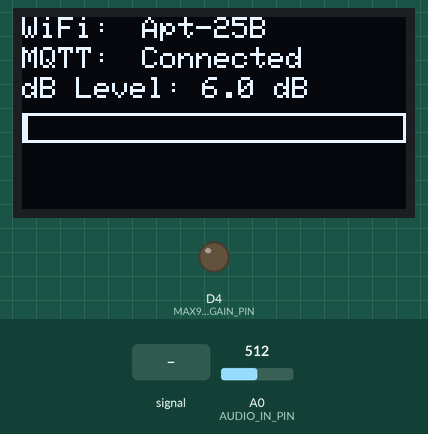
Bench run of a sketch on a simulated Arduino MKR. Parts: 128×64 one-colour display, output pins drawn as LEDs (lit = HIGH). The test bench sets the inputs (shaded band); at power-on: A0 (AUDIO_IN_PIN) = 512 (analog values on the 0–1023 scale). WiFi joins after 1.5 s; servers stay silent unless stated; no MQTT or app messages arrive unless stated; what the sketch prints to the serial monitor is not drawn.

Above: at 5.5 s.
5.6 s: A0 (AUDIO_IN_PIN) fed a 200 Hz sine of ±255 counts around its level
At 7.5 s:
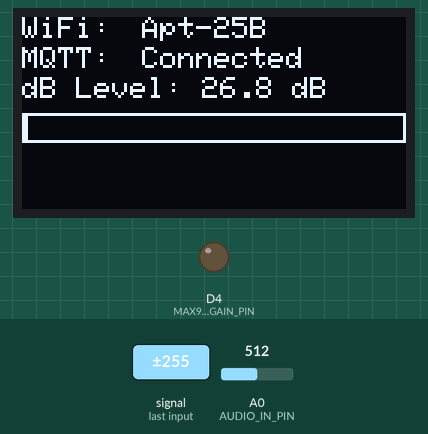
8.6 s: A0 (AUDIO_IN_PIN) fed a 50 Hz sine of ±306 counts around its level
At 9.9 s:
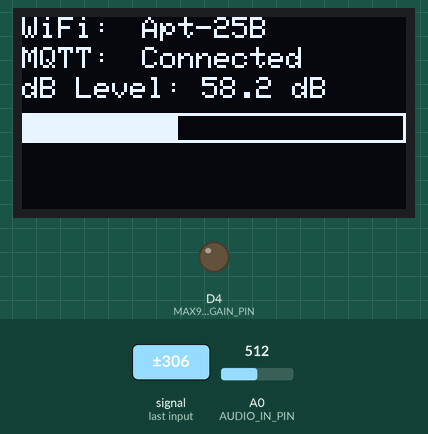
11.6 s: A0 (AUDIO_IN_PIN) set to 716
At 13.0 s:
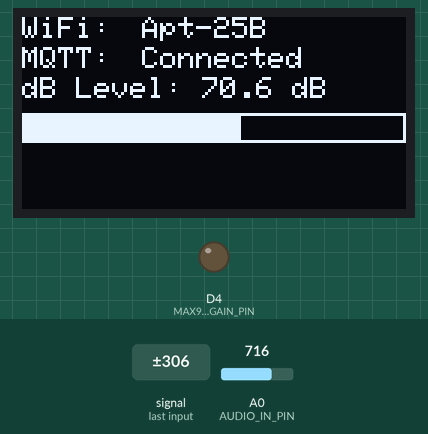
14.6 s: A0 (AUDIO_IN_PIN) fed a 1000 Hz sine of ±255 counts around its level
At 16.2 s:
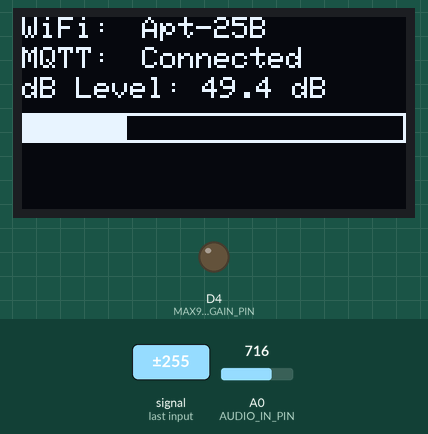
17.6 s: A0 (AUDIO_IN_PIN) fed a 50 Hz sine of ±306 counts around its level
At 19.3 s:
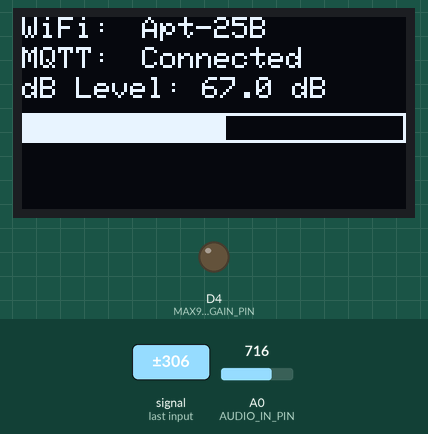
Timing chart, 0 to 20.8 s (numbered marks = the images above; inputs shaded):
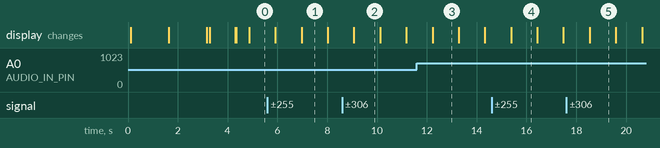

The sketch:

sketch_feb23a.ino
```cpp
#include <WiFiNINA.h>
#include <ArduinoMqttClient.h>
#include <ArduinoJson.h>
#include "arduinoFFT.h"
#include "arduino_secrets.h"
#include <Wire.h>
#include <Adafruit_GFX.h>
#include <Adafruit_SSD1306.h>

// OLED Display settings
#define SCREEN_WIDTH 128
#define SCREEN_HEIGHT 64
#define OLED_RESET -1  // Reset pin # (or -1 if sharing Arduino reset)
#define SCREEN_ADDRESS 0x3C  // Typically 0x3C for 128x64
Adafruit_SSD1306 display(SCREEN_WIDTH, SCREEN_HEIGHT, &Wire, OLED_RESET);

const int AUDIO_IN_PIN = A0;
const int MAX9814_GAIN_PIN = 4;
const float VCC = 3.3;
const int ADC_MAX_VALUE = 1024;

const int SAMPLE_WINDOW = 50;

const int MA_SIZE = 5;
float noiseReadings[MA_SIZE];
int readingIndex = 0;

// wifi连接设置
const int CONNECTION_TIMEOUT = 10000; // 15秒

// 定义多个WiFi网络的凭据数组
struct WifiCredentials {
    const char* ssid;
    const char* password;
};

WifiCredentials wifiNetworks[NUM_WIFI_NETWORKS];

// 活跃网络索引（当前连接的网络）
int activeNetworkIndex = -1;

// mqtt
const char broker[] = "joesdevices.cloud.shiftr.io";
const int mqtt_port = 1883;
const char mqtt_username[] = "joesdevices";
const char mqtt_password[] = "NAjOK6Eni6E9mcu3";
const char clientId[] = "joes_sound_analyzer";
const char* NOISE_LEVEL_TOPIC = "noise/level";
const char* FREQ_RESPONSE_TOPIC = "audio/frequency_response";

// fft
const uint16_t samples = 128;
const double samplingFrequency = 20000;
const unsigned int sampling_period_us = round(1000000 * (1.0 / samplingFrequency));
double vReal[samples];
double vImag[samples];
ArduinoFFT<double> FFT = ArduinoFFT<double>(vReal, vImag, samples, samplingFrequency);

// number of frequency bins
const int freqBins = samples / 2;

// Display update interval
const unsigned long displayUpdateInterval = 500; // 500ms
unsigned long lastDisplayUpdate = 0;

// clients
WiFiClient wifiClient;
MqttClient mqttClient(wifiClient);

unsigned long lastSendTime = 0;
const int sendInterval = 1000; // every 1 second

// WiFi监控间隔
const unsigned long wifiCheckInterval = 30000; // 30秒检查一次WiFi状态
unsigned long lastWifiCheck = 0;

// Variables to store status for display
bool wifiConnected = false;
bool mqttConnected = false;
float currentNoiseLevel = 0;
int deviceStatus = 0; // 0: initializing, 1: connected, 2: error

void setup() {
    Serial.begin(115200);

    // Initialize OLED display
    if(!display.begin(SSD1306_SWITCHCAPVCC, SCREEN_ADDRESS)) {
        Serial.println(F("SSD1306 allocation failed"));
        for(;;); // Don't proceed, loop forever
    }

    // Initial display setup
    display.clearDisplay();
    display.setTextSize(1);
    display.setTextColor(SSD1306_WHITE);
    display.setCursor(0, 0);
    display.println(F("Initializing..."));
    display.display();

    while (!Serial && millis() < 5000);
    Serial.println("Initializing sensor...");
    setupMAX9814();

    // 初始化WiFi凭据
    setupWifiCredentials();

    // 尝试连接到WiFi
    updateDisplayStatus("Scanning WiFi...");
    initializeWiFi();

    int retryCount = 0;
    const int maxRetries = 3;

    updateDisplayStatus("Connecting to MQTT...");
    while (retryCount < maxRetries) {
        if (initializeMQTT()) {
            break;
        }
        retryCount++;
        Serial.print("Retry attempt ");
        Serial.print(retryCount);
        Serial.println(" of 3");

        String retryMsg = "MQTT Retry " + String(retryCount) + "/3";
        updateDisplayStatus(retryMsg);

        delay(5000);
    }

    for (int i = 0; i < MA_SIZE; i++) {
        noiseReadings[i] = 0;
    }

    deviceStatus = 1; // Connected
    updateDisplayStatus("Setup complete!");
    delay(1000);

    // Draw the initial UI layout
    drawDisplayUI();

    Serial.println("Setup complete!");
}

void setupWifiCredentials() {
    // 从arduino_secrets.h文件中加载WiFi凭据
    wifiNetworks[0].ssid = SECRET_SSID1;
    wifiNetworks[0].password = SECRET_PASS1;

    wifiNetworks[1].ssid = SECRET_SSID2;
    wifiNetworks[1].password = SECRET_PASS2;

    wifiNetworks[2].ssid = SECRET_SSID3;
    wifiNetworks[2].password = SECRET_PASS3;
}

void setupMAX9814() {
    analogReadResolution(10);

    if (MAX9814_GAIN_PIN > 0) {
        pinMode(MAX9814_GAIN_PIN, OUTPUT);
        digitalWrite(MAX9814_GAIN_PIN, LOW);
    }
}

void loop() {
    // 定期检查WiFi连接状态
    if (millis() - lastWifiCheck >= wifiCheckInterval) {
        checkWifiConnection();
        lastWifiCheck = millis();
    }

    if (!mqttClient.connected()) {
        mqttConnected = false;
        Serial.println("MQTT disconnected, attempting to reconnect...");
        updateDisplayStatus("MQTT reconnecting...");
        if (!reconnectMQTT()) {
            Serial.println("Failed to reconnect to MQTT. Restarting...");
            updateDisplayStatus("Restarting...");
            delay(1000);
            NVIC_SystemReset();
        }
    }

    mqttClient.poll();

    // Update display periodically
    if (millis() - lastDisplayUpdate >= displayUpdateInterval) {
        updateDisplay();
        lastDisplayUpdate = millis();
    }

    if (millis() - lastSendTime >= sendInterval) {
        // Measure and send noise level
        currentNoiseLevel = measureNoiseLevel();
        sendNoiseData(currentNoiseLevel);

        // FFT analysis + send frequency data
        performFFTAnalysis();

        lastSendTime = millis();
    }
}

void checkWifiConnection() {
    if (WiFi.status() != WL_CONNECTED) {
        wifiConnected = false;
        Serial.println("WiFi connection lost! Attempting to reconnect...");
        updateDisplayStatus("WiFi lost! Reconnecting...");

        // 尝试重新连接到所有网络
        if (!tryConnectToAnyWifi()) {
            // 所有网络都连接失败，重启设备
            Serial.println("All WiFi connection attempts failed. Restarting...");
            updateDisplayStatus("WiFi failed. Restarting...");
            delay(2000);
            NVIC_SystemReset();
        }
    }
}

void updateDisplayStatus(String message) {
    display.clearDisplay();
    display.setCursor(0, 0);
    display.println(message);
    display.display();
}

void drawDisplayUI() {
    display.clearDisplay();

    // Status section
    display.setCursor(0, 0);
    display.print(F("WiFi: "));

    display.setCursor(0, 10);
    display.print(F("MQTT: "));

    // Data section
    display.setCursor(0, 20);
    display.print(F("dB Level: "));

    // Draw a mini VU meter border
    display.drawRect(0, 32, display.width(), 10, SSD1306_WHITE);

    display.display();
}

void updateDisplay() {
    // Update WiFi information with active network
    display.fillRect(40, 0, 88, 8, SSD1306_BLACK);
    display.setCursor(40, 0);
    if (wifiConnected && activeNetworkIndex >= 0) {
        display.print(wifiNetworks[activeNetworkIndex].ssid);
    } else {
        display.print(F("Disconnected"));
    }

    display.fillRect(40, 10, 88, 8, SSD1306_BLACK);
    display.setCursor(40, 10);
    display.print(mqttConnected ? F("Connected") : F("Disconnected"));

    // Update noise level
    display.fillRect(60, 20, 68, 8, SSD1306_BLACK);
    display.setCursor(60, 20);
    display.print(currentNoiseLevel, 1);
    display.print(F(" dB"));

    // Update VU meter
    int meterWidth = map(constrain(currentNoiseLevel, 30, 100), 30, 100, 1, display.width() - 2);
    display.fillRect(1, 33, display.width() - 2, 8, SSD1306_BLACK);
    display.fillRect(1, 33, meterWidth, 8, SSD1306_WHITE);

    display.display();
}

float measureNoiseLevel() {
    unsigned long startMillis = millis();
    unsigned int signalMax = 0;
    unsigned int signalMin = ADC_MAX_VALUE;

    while (millis() - startMillis < SAMPLE_WINDOW) {
        int sample = analogRead(AUDIO_IN_PIN);
        if (sample > signalMax) {
            signalMax = sample;
        } else if (sample < signalMin) {
            signalMin = sample;
        }
    }

    int peakToPeak = signalMax - signalMin;
    float db_spl = map(peakToPeak, 0, ADC_MAX_VALUE, 30, 120);

    noiseReadings[readingIndex] = db_spl;
    readingIndex = (readingIndex + 1) % MA_SIZE;

    float averageNoise = 0;
    for (int i = 0; i < MA_SIZE; i++) {
        averageNoise += noiseReadings[i];
    }
    return averageNoise / MA_SIZE;
}

bool sendNoiseData(float noiseLevel) {
    bool success = true;

    if (!mqttClient.beginMessage(NOISE_LEVEL_TOPIC)) {
        Serial.println("Failed to begin MQTT message");
        return false;
    }

    mqttClient.print(noiseLevel, 1);

    if (!mqttClient.endMessage()) {
        Serial.println("Failed to end MQTT message");
        return false;
    }

    Serial.print("Sound Level: ");
    Serial.println(noiseLevel);
    return true;
}

void performFFTAnalysis() {
    unsigned long microseconds;
    // sample audio input
    microseconds = micros();
    for (int i = 0; i < samples; i++) {
        vReal[i] = analogRead(AUDIO_IN_PIN);
        vImag[i] = 0;

        while (micros() - microseconds < sampling_period_us) {
        }
        microseconds += sampling_period_us;
    }

    // fft
    FFT.windowing(FFTWindow::Hamming, FFTDirection::Forward);
    FFT.compute(FFTDirection::Forward);
    FFT.complexToMagnitude();

    // send 20 sample points
    const int numPoints = 20;
    const float maxFreq = 20000.0;

    StaticJsonDocument<512> doc;

    JsonArray freqArray = doc.createNestedArray("frequencies");
    JsonArray magArray = doc.createNestedArray("magnitudes");

    for (int i = 0; i < numPoints; i++) {
        // skip 1st point
        int index = 2 + i * ((freqBins - 1) / numPoints);
        if (index >= freqBins) index = freqBins - 1;
        float frequency = (index * samplingFrequency) / samples;
        float magnitude = vReal[index];

        freqArray.add(int(frequency));
        magArray.add(int(magnitude));
    }

    doc["timestamp"] = millis();

    // send freq data
    sendFrequencyDataMQTT(doc);
}

bool sendFrequencyDataMQTT(JsonDocument& doc) {
    if (!mqttClient.connected()) {
        Serial.println("MQTT disconnected, cannot send data");
        return false;
    }

    String jsonString;
    serializeJson(doc, jsonString);
    Serial.println("Sending JSON: " + jsonString);

    if (!mqttClient.beginMessage(FREQ_RESPONSE_TOPIC)) {
        Serial.println("Failed to begin MQTT message");
        return false;
    }

    mqttClient.print(jsonString);

    if (!mqttClient.endMessage()) {
        Serial.println("Failed to end MQTT message");
        return false;
    }

    Serial.println("Frequency data sent");
    return true;
}

bool tryConnectToWifi(int networkIndex) {
    if (networkIndex < 0 || networkIndex >= NUM_WIFI_NETWORKS) {
        return false;
    }

    String ssid = wifiNetworks[networkIndex].ssid;
    String password = wifiNetworks[networkIndex].password;

    Serial.print("Attempting to connect to WiFi network: ");
    Serial.println(ssid);

    String statusMsg = "Trying: " + ssid;
    updateDisplayStatus(statusMsg);

    WiFi.begin(ssid.c_str(), password.c_str());

    int dotCount = 0;
    unsigned long startTime = millis();

    while (WiFi.status() != WL_CONNECTED) {
        if (millis() - startTime > CONNECTION_TIMEOUT) {
            Serial.println("Connection timeout!");
            return false;
        }

        Serial.print(".");

        // Update display with dots to show progress
        display.fillRect(0, 25, display.width(), 10, SSD1306_BLACK);
        display.setCursor(0, 25);
        display.print("Connecting");
        for (int i = 0; i < dotCount; i++) {
            display.print(".");
        }
        display.display();

        dotCount = (dotCount + 1) % 4;
        delay(1000);
    }

    // 连接成功
    wifiConnected = true;
    activeNetworkIndex = networkIndex;

    Serial.println("\nWiFi connected!");
    Serial.print("SSID: ");
    Serial.println(ssid);
    Serial.print("IP address: ");
    Serial.println(WiFi.localIP());

    // Show connection info on display
    display.fillRect(0, 25, display.width(), 20, SSD1306_BLACK);
    display.setCursor(0, 25);
    display.println("WiFi connected!");
    display.print("IP: ");
    display.println(WiFi.localIP());
    display.display();
    delay(1500);

    return true;
}

bool tryConnectToAnyWifi() {
    for (int i = 0; i < NUM_WIFI_NETWORKS; i++) {
        if (tryConnectToWifi(i)) {
            return true;
        }

        // 尝试下一个网络前简短延迟
        delay(1000);
    }

    return false;
}

void initializeWiFi() {
    if (!tryConnectToAnyWifi()) {
        // 所有WiFi连接都失败，准备重启
        Serial.println("All WiFi connection attempts failed! Restarting...");
        display.clearDisplay();
        display.setCursor(0, 0);
        display.println("WiFi failed!");
        display.println("Restarting...");
        display.display();
        delay(2000);

        //// 重置设备
        NVIC_SystemReset();
    }
}

bool initializeMQTT() {
    Serial.println("Attempting MQTT connection...");
    Serial.print("Broker: ");
    Serial.println(broker);
    Serial.print("Port: ");
    Serial.println(mqtt_port);
    Serial.print("Username: ");
    Serial.println(mqtt_username);
    Serial.print("Client ID: ");
    Serial.println(clientId);

    // set mqtt connection
    mqttClient.setId(clientId);
    mqttClient.setUsernamePassword(mqtt_username, mqtt_password);

    // timeout
    Serial.println("Connecting to broker...");
    updateDisplayStatus("Connecting to MQTT...");

    if (!mqttClient.connect(broker, mqtt_port)) {
        Serial.print("MQTT connection failed! Error code = ");
        Serial.println(mqttClient.connectError());
        mqttConnected = false;
        return false;
    }

    mqttConnected = true;
    Serial.println("Connected to MQTT broker!");
    updateDisplayStatus("MQTT Connected!");
    return true;
}

bool reconnectMQTT() {
    if (WiFi.status() != WL_CONNECTED) {
        wifiConnected = false;
        Serial.println("WiFi not connected. Reconnecting to WiFi first...");
        updateDisplayStatus("WiFi reconnecting...");

        // 尝试重新连接到任意可用的WiFi
        if (!tryConnectToAnyWifi()) {
            return false;
        }
    }

    return initializeMQTT();
}
```

arduino_secrets.h
```cpp
// 第一组WiFi凭据
#define SECRET_SSID1 "Apt-25B"
#define SECRET_PASS1 "newyorker"
#define SECRET_TOKEN1 "NAjOK6Eni6E9mcu3"

// 第二组WiFi凭据
#define SECRET_SSID2 "sandbox370"
#define SECRET_PASS2 "+s0a+s03!2gether?"
#define SECRET_TOKEN2 "b4s1l!"

// 第三组WiFi凭据
#define SECRET_SSID3 "Verizon_Q4ST97"
#define SECRET_PASS3 "disk-shay7-hay"
#define SECRET_TOKEN3 "NAjOK6Eni6E9mcu3"

// 定义WiFi网络数量
#define NUM_WIFI_NETWORKS 3
```

Measured:
- what the display in image 1 shows lasts 1.0 s, from 7.0 s to 8.0 s
